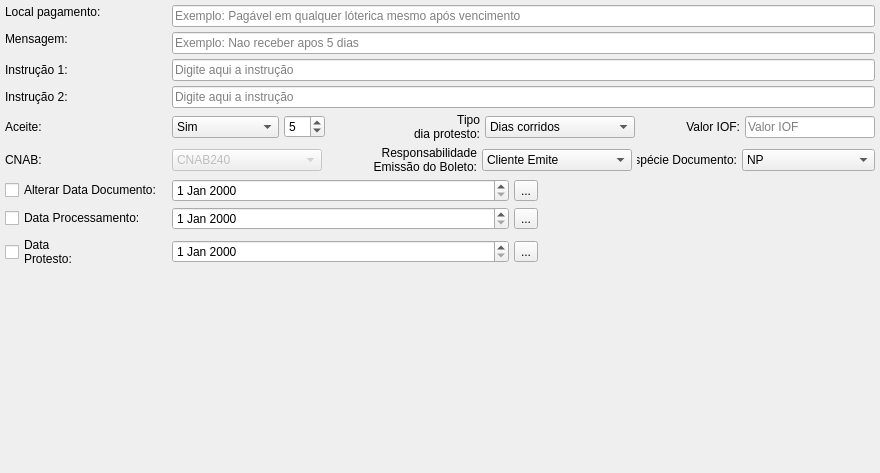
                <widget class="QWidget" name="scrollAreaWidgetContents">
                 <property name="geometry">
                  <rect>
                   <x>0</x>
                   <y>0</y>
                   <width>880</width>
                   <height>473</height>
                  </rect>
                 </property>
                 <layout class="QGridLayout" name="gridLayout_3">
                  <property name="leftMargin">
                   <number>5</number>
                  </property>
                  <property name="topMargin">
                   <number>5</number>
                  </property>
                  <property name="rightMargin">
                   <number>5</number>
                  </property>
                  <property name="bottomMargin">
                   <number>5</number>
                  </property>
                  <property name="spacing">
                   <number>5</number>
                  </property>
                  <item row="5" column="2">
                   <widget class="QFrame" name="frame_60">
                    <property name="frameShape">
                     <enum>QFrame::NoFrame</enum>
                    </property>
                    <property name="frameShadow">
                     <enum>QFrame::Raised</enum>
                    </property>
                    <layout class="QHBoxLayout" name="horizontalLayout_69">
                     <property name="spacing">
                      <number>5</number>
                     </property>
                     <property name="leftMargin">
                      <number>0</number>
                     </property>
                     <property name="topMargin">
                      <number>0</number>
                     </property>
                     <property name="rightMargin">
                      <number>0</number>
                     </property>
                     <property name="bottomMargin">
                      <number>0</number>
                     </property>
                     <item>
                      <widget class="QComboBox" name="cb_aceite">
                       <property name="sizePolicy">
                        <sizepolicy hsizetype="Expanding" vsizetype="Fixed">
                         <horstretch>0</horstretch>
                         <verstretch>0</verstretch>
                        </sizepolicy>
                       </property>
                       <property name="minimumSize">
                        <size>
                         <width>107</width>
                         <height>0</height>
                        </size>
                       </property>
                       <property name="maximumSize">
                        <size>
                         <width>107</width>
                         <height>16777215</height>
                        </size>
                       </property>
                       <property name="toolTip">
                        <string>Aceita após vencimento?</string>
                       </property>
                       <item>
                        <property name="text">
                         <string>Sim</string>
                        </property>
                       </item>
                       <item>
                        <property name="text">
                         <string>Não</string>
                        </property>
                       </item>
                      </widget>
                     </item>
                     <item>
                      <widget class="QSpinBox" name="limite_receber">
                       <property name="minimum">
                        <number>1</number>
                       </property>
                       <property name="maximum">
                        <number>30</number>
                       </property>
                       <property name="value">
                        <number>5</number>
                       </property>
                      </widget>
                     </item>
                     <item>
                      <widget class="QLabel" name="label_14">
                       <property name="minimumSize">
                        <size>
                         <width>150</width>
                         <height>0</height>
                        </size>
                       </property>
                       <property name="maximumSize">
                        <size>
                         <width>150</width>
                         <height>16777215</height>
                        </size>
                       </property>
                       <property name="text">
                        <string>Tipo
dia protesto:</string>
                       </property>
                       <property name="alignment">
                        <set>Qt::AlignRight|Qt::AlignTrailing|Qt::AlignVCenter</set>
                       </property>
                       <property name="type" stdset="0">
                        <string notr="true">label_1</string>
                       </property>
                       <property name="my_size" stdset="0">
                        <string notr="true">medium</string>
                       </property>
                      </widget>
                     </item>
                     <item>
                      <widget class="QComboBox" name="cb_tipo_dia_protesto">
                       <property name="sizePolicy">
                        <sizepolicy hsizetype="Expanding" vsizetype="Fixed">
                         <horstretch>0</horstretch>
                         <verstretch>0</verstretch>
                        </sizepolicy>
                       </property>
                       <property name="minimumSize">
                        <size>
                         <width>150</width>
                         <height>0</height>
                        </size>
                       </property>
                       <property name="maximumSize">
                        <size>
                         <width>150</width>
                         <height>16777215</height>
                        </size>
                       </property>
                       <property name="toolTip">
                        <string>Tipo de protesto</string>
                       </property>
                       <item>
                        <property name="text">
                         <string>Dias corridos</string>
                        </property>
                       </item>
                       <item>
                        <property name="text">
                         <string>Dias úteis</string>
                        </property>
                       </item>
                      </widget>
                     </item>
                     <item>
                      <widget class="QLabel" name="label_10">
                       <property name="minimumSize">
                        <size>
                         <width>100</width>
                         <height>0</height>
                        </size>
                       </property>
                       <property name="maximumSize">
                        <size>
                         <width>100</width>
                         <height>16777215</height>
                        </size>
                       </property>
                       <property name="text">
                        <string>Valor IOF:</string>
                       </property>
                       <property name="alignment">
                        <set>Qt::AlignRight|Qt::AlignTrailing|Qt::AlignVCenter</set>
                       </property>
                       <property name="type" stdset="0">
                        <string notr="true">label_1</string>
                       </property>
                      </widget>
                     </item>
                     <item>
                      <widget class="QLineEdit" name="le_valor_iof">
                       <property name="maxLength">
                        <number>6</number>
                       </property>
                       <property name="placeholderText">
                        <string>Valor IOF</string>
                       </property>
                      </widget>
                     </item>
                    </layout>
                   </widget>
                  </item>
                  <item row="6" column="2">
                   <widget class="QFrame" name="frame_61">
                    <property name="frameShape">
                     <enum>QFrame::NoFrame</enum>
                    </property>
                    <property name="frameShadow">
                     <enum>QFrame::Raised</enum>
                    </property>
                    <layout class="QHBoxLayout" name="horizontalLayout_70">
                     <property name="spacing">
                      <number>5</number>
                     </property>
                     <property name="leftMargin">
                      <number>0</number>
                     </property>
                     <property name="topMargin">
                      <number>0</number>
                     </property>
                     <property name="rightMargin">
                      <number>0</number>
                     </property>
                     <property name="bottomMargin">
                      <number>0</number>
                     </property>
                     <item>
                      <widget class="QComboBox" name="cnab">
                       <property name="enabled">
                        <bool>false</bool>
                       </property>
                       <property name="sizePolicy">
                        <sizepolicy hsizetype="Expanding" vsizetype="Fixed">
                         <horstretch>0</horstretch>
                         <verstretch>0</verstretch>
                        </sizepolicy>
                       </property>
                       <property name="minimumSize">
                        <size>
                         <width>150</width>
                         <height>0</height>
                        </size>
                       </property>
                       <property name="maximumSize">
                        <size>
                         <width>150</width>
                         <height>16777215</height>
                        </size>
                       </property>
                       <property name="toolTip">
                        <string>CNAB</string>
                       </property>
                       <item>
                        <property name="text">
                         <string>CNAB240</string>
                        </property>
                       </item>
                       <item>
                        <property name="text">
                         <string>CNAB400</string>
                        </property>
                       </item>
                      </widget>
                     </item>
                     <item>
                      <widget class="QLabel" name="label_21">
                       <property name="minimumSize">
                        <size>
                         <width>150</width>
                         <height>0</height>
                        </size>
                       </property>
                       <property name="maximumSize">
                        <size>
                         <width>150</width>
                         <height>16777215</height>
                        </size>
                       </property>
                       <property name="text">
                        <string>Responsabilidade
Emissão do Boleto:</string>
                       </property>
                       <property name="alignment">
                        <set>Qt::AlignRight|Qt::AlignTrailing|Qt::AlignVCenter</set>
                       </property>
                       <property name="type" stdset="0">
                        <string notr="true">label_1</string>
                       </property>
                       <property name="my_size" stdset="0">
                        <string notr="true">medium</string>
                       </property>
                      </widget>
                     </item>
                     <item>
                      <widget class="QComboBox" name="respemis">
                       <property name="enabled">
                        <bool>true</bool>
                       </property>
                       <property name="sizePolicy">
                        <sizepolicy hsizetype="Expanding" vsizetype="Fixed">
                         <horstretch>0</horstretch>
                         <verstretch>0</verstretch>
                        </sizepolicy>
                       </property>
                       <property name="minimumSize">
                        <size>
                         <width>150</width>
                         <height>0</height>
                        </size>
                       </property>
                       <property name="maximumSize">
                        <size>
                         <width>150</width>
                         <height>16777215</height>
                        </size>
                       </property>
                       <property name="toolTip">
                        <string>CNAB</string>
                       </property>
                       <item>
                        <property name="text">
                         <string>Cliente Emite</string>
                        </property>
                       </item>
                       <item>
                        <property name="text">
                         <string>Banco Emite</string>
                        </property>
                       </item>
                       <item>
                        <property name="text">
                         <string>Banco Reemite</string>
                        </property>
                       </item>
                       <item>
                        <property name="text">
                         <string>Banco não Reemite</string>
                        </property>
                       </item>
                      </widget>
                     </item>
                     <item>
                      <widget class="QLabel" name="label_22">
                       <property name="minimumSize">
                        <size>
                         <width>100</width>
                         <height>0</height>
                        </size>
                       </property>
                       <property name="maximumSize">
                        <size>
                         <width>100</width>
                         <height>16777215</height>
                        </size>
                       </property>
                       <property name="text">
                        <string>Espécie Documento:</string>
                       </property>
                       <property name="alignment">
                        <set>Qt::AlignRight|Qt::AlignTrailing|Qt::AlignVCenter</set>
                       </property>
                       <property name="type" stdset="0">
                        <string notr="true">label_1</string>
                       </property>
                      </widget>
                     </item>
                     <item>
                      <widget class="QComboBox" name="especie_documento">
                       <property name="sizePolicy">
                        <sizepolicy hsizetype="Expanding" vsizetype="Fixed">
                         <horstretch>0</horstretch>
                         <verstretch>0</verstretch>
                        </sizepolicy>
                       </property>
                       <property name="toolTip">
                        <string>Tipo de protesto</string>
                       </property>
                       <item>
                        <property name="text">
                         <string>NP</string>
                        </property>
                       </item>
                       <item>
                        <property name="text">
                         <string>DM</string>
                        </property>
                       </item>
                      </widget>
                     </item>
                    </layout>
                   </widget>
                  </item>
                  <item row="7" column="0">
                   <widget class="QCheckBox" name="cb_data_documento">
                    <property name="toolTip">
                     <string>Clique aqui para selecionar a data do documento</string>
                    </property>
                    <property name="text">
                     <string>Alterar Data Documento:</string>
                    </property>
                   </widget>
                  </item>
                  <item row="3" column="2">
                   <widget class="QLineEdit" name="le_instrucao2">
                    <property name="sizePolicy">
                     <sizepolicy hsizetype="Expanding" vsizetype="Fixed">
                      <horstretch>0</horstretch>
                      <verstretch>0</verstretch>
                     </sizepolicy>
                    </property>
                    <property name="toolTip">
                     <string>Digite aqui uma instrução a ser adicionada no boleto</string>
                    </property>
                    <property name="readOnly">
                     <bool>false</bool>
                    </property>
                    <property name="placeholderText">
                     <string>Digite aqui a instrução</string>
                    </property>
                   </widget>
                  </item>
                  <item row="3" column="0">
                   <widget class="QLabel" name="label_232">
                    <property name="text">
                     <string>Instrução 2:</string>
                    </property>
                    <property name="type" stdset="0">
                     <string notr="true">label_1</string>
                    </property>
                    <property name="my_size" stdset="0">
                     <string notr="true">medium</string>
                    </property>
                   </widget>
                  </item>
                  <item row="8" column="0">
                   <widget class="QCheckBox" name="cb_data_processamento">
                    <property name="toolTip">
                     <string>Clique aqui para selecionar a data de processamento</string>
                    </property>
                    <property name="text">
                     <string>Data Processamento:</string>
                    </property>
                   </widget>
                  </item>
                  <item row="0" column="2">
                   <widget class="QLineEdit" name="le_local_pagamento">
                    <property name="toolTip">
                     <string>Digite aqui uma observação a ser adicionada no boleto</string>
                    </property>
                    <property name="text">
                     <string/>
                    </property>
                    <property name="placeholderText">
                     <string>Exemplo: Pagável em qualquer lóterica mesmo após vencimento</string>
                    </property>
                   </widget>
                  </item>
                  <item row="5" column="0">
                   <widget class="QLabel" name="label_2">
                    <property name="text">
                     <string>Aceite:</string>
                    </property>
                    <property name="alignment">
                     <set>Qt::AlignLeading|Qt::AlignLeft|Qt::AlignVCenter</set>
                    </property>
                    <property name="type" stdset="0">
                     <string notr="true">label_1</string>
                    </property>
                    <property name="my_size" stdset="0">
                     <string notr="true">medium</string>
                    </property>
                   </widget>
                  </item>
                  <item row="1" column="0" colspan="2">
                   <widget class="QLabel" name="label_5">
                    <property name="text">
                     <string>Mensagem:</string>
                    </property>
                    <property name="alignment">
                     <set>Qt::AlignLeading|Qt::AlignLeft|Qt::AlignTop</set>
                    </property>
                    <property name="type" stdset="0">
                     <string notr="true">label_1</string>
                    </property>
                    <property name="my_size" stdset="0">
                     <string notr="true">medium</string>
                    </property>
                   </widget>
                  </item>
                  <item row="2" column="0">
                   <widget class="QLabel" name="label_18">
                    <property name="text">
                     <string>Instrução 1:</string>
                    </property>
                    <property name="type" stdset="0">
                     <string notr="true">label_1</string>
                    </property>
                    <property name="my_size" stdset="0">
                     <string notr="true">medium</string>
                    </property>
                   </widget>
                  </item>
                  <item row="0" column="0">
                   <widget class="QLabel" name="label_6">
                    <property name="text">
                     <string>Local pagamento:</string>
                    </property>
                    <property name="alignment">
                     <set>Qt::AlignLeading|Qt::AlignLeft|Qt::AlignTop</set>
                    </property>
                    <property name="type" stdset="0">
                     <string notr="true">label_1</string>
                    </property>
                    <property name="my_size" stdset="0">
                     <string notr="true">medium</string>
                    </property>
                   </widget>
                  </item>
                  <item row="10" column="2">
                   <spacer name="verticalSpacer">
                    <property name="orientation">
                     <enum>Qt::Vertical</enum>
                    </property>
                    <property name="sizeHint" stdset="0">
                     <size>
                      <width>20</width>
                      <height>40</height>
                     </size>
                    </property>
                   </spacer>
                  </item>
                  <item row="9" column="0">
                   <widget class="QCheckBox" name="cb_data_protesto">
                    <property name="toolTip">
                     <string>Clique aqui para selecionar a data do protesto</string>
                    </property>
                    <property name="text">
                     <string>Data
Protesto:</string>
                    </property>
                   </widget>
                  </item>
                  <item row="1" column="2">
                   <widget class="QLineEdit" name="le_mensagem">
                    <property name="enabled">
                     <bool>true</bool>
                    </property>
                    <property name="toolTip">
                     <string>Digite aqui uma observação a ser adicionada no boleto</string>
                    </property>
                    <property name="text">
                     <string/>
                    </property>
                    <property name="placeholderText">
                     <string>Exemplo: Nao receber apos 5 dias</string>
                    </property>
                   </widget>
                  </item>
                  <item row="2" column="2">
                   <widget class="QLineEdit" name="le_instrucao1">
                    <property name="sizePolicy">
                     <sizepolicy hsizetype="Expanding" vsizetype="Fixed">
                      <horstretch>0</horstretch>
                      <verstretch>0</verstretch>
                     </sizepolicy>
                    </property>
                    <property name="toolTip">
                     <string>Digite aqui uma instrução a ser adicionada no boleto</string>
                    </property>
                    <property name="readOnly">
                     <bool>false</bool>
                    </property>
                    <property name="placeholderText">
                     <string>Digite aqui a instrução</string>
                    </property>
                   </widget>
                  </item>
                  <item row="6" column="0">
                   <widget class="QLabel" name="label_3">
                    <property name="text">
                     <string>CNAB:</string>
                    </property>
                    <property name="alignment">
                     <set>Qt::AlignLeading|Qt::AlignLeft|Qt::AlignVCenter</set>
                    </property>
                    <property name="type" stdset="0">
                     <string notr="true">label_1</string>
                    </property>
                    <property name="my_size" stdset="0">
                     <string notr="true">medium</string>
                    </property>
                   </widget>
                  </item>
                  <item row="9" column="2">
                   <widget class="QFrame" name="frame_66">
                    <property name="frameShape">
                     <enum>QFrame::NoFrame</enum>
                    </property>
                    <property name="frameShadow">
                     <enum>QFrame::Raised</enum>
                    </property>
                    <layout class="QHBoxLayout" name="horizontalLayout_75">
                     <property name="spacing">
                      <number>5</number>
                     </property>
                     <property name="leftMargin">
                      <number>0</number>
                     </property>
                     <property name="topMargin">
                      <number>0</number>
                     </property>
                     <property name="rightMargin">
                      <number>0</number>
                     </property>
                     <property name="bottomMargin">
                      <number>0</number>
                     </property>
                     <item>
                      <widget class="QDateEdit" name="data_protesto">
                       <property name="sizePolicy">
                        <sizepolicy hsizetype="Expanding" vsizetype="Fixed">
                         <horstretch>0</horstretch>
                         <verstretch>0</verstretch>
                        </sizepolicy>
                       </property>
                       <property name="my_size" stdset="0">
                        <string notr="true">medium</string>
                       </property>
                      </widget>
                     </item>
                     <item>
                      <widget class="QToolButton" name="btn_data_protesto">
                       <property name="text">
                        <string>...</string>
                       </property>
                      </widget>
                     </item>
                     <item>
                      <spacer name="horizontalSpacer_4">
                       <property name="orientation">
                        <enum>Qt::Horizontal</enum>
                       </property>
                       <property name="sizeHint" stdset="0">
                        <size>
                         <width>40</width>
                         <height>20</height>
                        </size>
                       </property>
                      </spacer>
                     </item>
                    </layout>
                   </widget>
                  </item>
                  <item row="8" column="2">
                   <widget class="QFrame" name="btn_data_processamento">
                    <property name="frameShape">
                     <enum>QFrame::NoFrame</enum>
                    </property>
                    <property name="frameShadow">
                     <enum>QFrame::Raised</enum>
                    </property>
                    <layout class="QHBoxLayout" name="horizontalLayout_72">
                     <property name="spacing">
                      <number>5</number>
                     </property>
                     <property name="leftMargin">
                      <number>0</number>
                     </property>
                     <property name="topMargin">
                      <number>0</number>
                     </property>
                     <property name="rightMargin">
                      <number>0</number>
                     </property>
                     <property name="bottomMargin">
                      <number>0</number>
                     </property>
                     <item>
                      <widget class="QDateEdit" name="data_processamento">
                       <property name="sizePolicy">
                        <sizepolicy hsizetype="Expanding" vsizetype="Fixed">
                         <horstretch>0</horstretch>
                         <verstretch>0</verstretch>
                        </sizepolicy>
                       </property>
                       <property name="my_size" stdset="0">
                        <string notr="true">medium</string>
                       </property>
                      </widget>
                     </item>
                     <item>
                      <widget class="QToolButton" name="btn_data_proc">
                       <property name="text">
                        <string>...</string>
                       </property>
                      </widget>
                     </item>
                     <item>
                      <spacer name="horizontalSpacer_3">
                       <property name="orientation">
                        <enum>Qt::Horizontal</enum>
                       </property>
                       <property name="sizeHint" stdset="0">
                        <size>
                         <width>40</width>
                         <height>20</height>
                        </size>
                       </property>
                      </spacer>
                     </item>
                    </layout>
                   </widget>
                  </item>
                  <item row="7" column="2">
                   <widget class="QFrame" name="frame_62">
                    <property name="frameShape">
                     <enum>QFrame::NoFrame</enum>
                    </property>
                    <property name="frameShadow">
                     <enum>QFrame::Raised</enum>
                    </property>
                    <layout class="QHBoxLayout" name="horizontalLayout_71">
                     <property name="spacing">
                      <number>5</number>
                     </property>
                     <property name="leftMargin">
                      <number>0</number>
                     </property>
                     <property name="topMargin">
                      <number>0</number>
                     </property>
                     <property name="rightMargin">
                      <number>0</number>
                     </property>
                     <property name="bottomMargin">
                      <number>0</number>
                     </property>
                     <item>
                      <widget class="QDateEdit" name="data_documento">
                       <property name="sizePolicy">
                        <sizepolicy hsizetype="Expanding" vsizetype="Fixed">
                         <horstretch>0</horstretch>
                         <verstretch>0</verstretch>
                        </sizepolicy>
                       </property>
                       <property name="my_size" stdset="0">
                        <string notr="true">medium</string>
                       </property>
                      </widget>
                     </item>
                     <item>
                      <widget class="QToolButton" name="btn_data_documento">
                       <property name="text">
                        <string>...</string>
                       </property>
                      </widget>
                     </item>
                     <item>
                      <spacer name="horizontalSpacer">
                       <property name="orientation">
                        <enum>Qt::Horizontal</enum>
                       </property>
                       <property name="sizeHint" stdset="0">
                        <size>
                         <width>40</width>
                         <height>20</height>
                        </size>
                       </property>
                      </spacer>
                     </item>
                    </layout>
                   </widget>
                  </item>
                 </layout>
                </widget>
